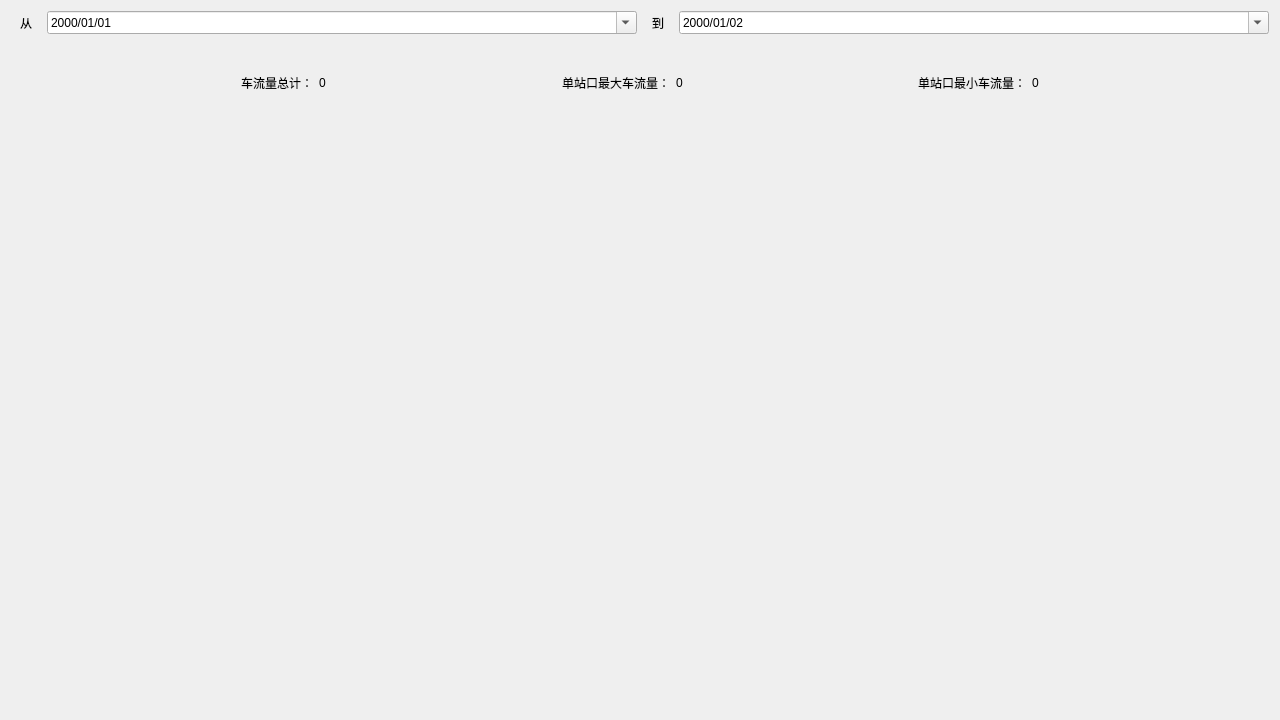
<?xml version="1.0" encoding="UTF-8"?>
<ui version="4.0">
 <class>Count_Dialog</class>
 <widget class="QDialog" name="Count_Dialog">
  <property name="geometry">
   <rect>
    <x>0</x>
    <y>0</y>
    <width>1280</width>
    <height>720</height>
   </rect>
  </property>
  <property name="minimumSize">
   <size>
    <width>1280</width>
    <height>720</height>
   </size>
  </property>
  <property name="windowTitle">
   <string>Dialog</string>
  </property>
  <layout class="QVBoxLayout" name="verticalLayout_2" stretch="1,5">
   <item>
    <layout class="QVBoxLayout" name="verticalLayout">
     <item>
      <layout class="QHBoxLayout" name="horizontalLayout">
       <item>
        <widget class="QLabel" name="label">
         <property name="maximumSize">
          <size>
           <width>30</width>
           <height>16777215</height>
          </size>
         </property>
         <property name="text">
          <string>从</string>
         </property>
         <property name="scaledContents">
          <bool>true</bool>
         </property>
         <property name="alignment">
          <set>Qt::AlignCenter</set>
         </property>
        </widget>
       </item>
       <item>
        <widget class="QDateTimeEdit" name="start_dateTimeEdit">
         <property name="displayFormat">
          <string>yyyy/MM/dd </string>
         </property>
         <property name="calendarPopup">
          <bool>true</bool>
         </property>
        </widget>
       </item>
       <item>
        <widget class="QLabel" name="label_2">
         <property name="maximumSize">
          <size>
           <width>30</width>
           <height>16777215</height>
          </size>
         </property>
         <property name="text">
          <string>到</string>
         </property>
         <property name="textFormat">
          <enum>Qt::AutoText</enum>
         </property>
         <property name="scaledContents">
          <bool>true</bool>
         </property>
         <property name="alignment">
          <set>Qt::AlignCenter</set>
         </property>
        </widget>
       </item>
       <item>
        <widget class="QDateTimeEdit" name="end_dateTimeEdit">
         <property name="date">
          <date>
           <year>2000</year>
           <month>1</month>
           <day>2</day>
          </date>
         </property>
         <property name="displayFormat">
          <string>yyyy/MM/dd</string>
         </property>
         <property name="calendarPopup">
          <bool>true</bool>
         </property>
        </widget>
       </item>
      </layout>
     </item>
     <item>
      <layout class="QHBoxLayout" name="horizontalLayout_5">
       <item>
        <spacer name="horizontalSpacer_2">
         <property name="orientation">
          <enum>Qt::Horizontal</enum>
         </property>
         <property name="sizeHint" stdset="0">
          <size>
           <width>58</width>
           <height>20</height>
          </size>
         </property>
        </spacer>
       </item>
       <item>
        <layout class="QHBoxLayout" name="horizontalLayout_2">
         <item>
          <widget class="QLabel" name="label_3">
           <property name="text">
            <string>车流量总计：</string>
           </property>
          </widget>
         </item>
         <item>
          <widget class="QLabel" name="Count_label">
           <property name="text">
            <string>0</string>
           </property>
          </widget>
         </item>
        </layout>
       </item>
       <item>
        <spacer name="horizontalSpacer_3">
         <property name="orientation">
          <enum>Qt::Horizontal</enum>
         </property>
         <property name="sizeHint" stdset="0">
          <size>
           <width>40</width>
           <height>20</height>
          </size>
         </property>
        </spacer>
       </item>
       <item>
        <layout class="QHBoxLayout" name="horizontalLayout_4">
         <item>
          <widget class="QLabel" name="label_4">
           <property name="text">
            <string>单站口最大车流量：</string>
           </property>
          </widget>
         </item>
         <item>
          <widget class="QLabel" name="max_Count_label">
           <property name="text">
            <string>0</string>
           </property>
          </widget>
         </item>
        </layout>
       </item>
       <item>
        <spacer name="horizontalSpacer">
         <property name="orientation">
          <enum>Qt::Horizontal</enum>
         </property>
         <property name="sizeHint" stdset="0">
          <size>
           <width>68</width>
           <height>20</height>
          </size>
         </property>
        </spacer>
       </item>
       <item>
        <layout class="QHBoxLayout" name="horizontalLayout_6">
         <item>
          <widget class="QLabel" name="label_5">
           <property name="text">
            <string>单站口最小车流量：</string>
           </property>
          </widget>
         </item>
         <item>
          <widget class="QLabel" name="label_6">
           <property name="text">
            <string>0</string>
           </property>
          </widget>
         </item>
        </layout>
       </item>
       <item>
        <spacer name="horizontalSpacer_4">
         <property name="orientation">
          <enum>Qt::Horizontal</enum>
         </property>
         <property name="sizeHint" stdset="0">
          <size>
           <width>40</width>
           <height>20</height>
          </size>
         </property>
        </spacer>
       </item>
      </layout>
     </item>
    </layout>
   </item>
   <item>
    <layout class="QHBoxLayout" name="horizontalLayout_3">
     <item>
      <widget class="QChartView" name="lineChart" native="true"/>
     </item>
     <item>
      <widget class="QChartView" name="barChart" native="true"/>
     </item>
    </layout>
   </item>
  </layout>
 </widget>
 <customwidgets>
  <customwidget>
   <class>QChartView</class>
   <extends>QWidget</extends>
   <header location="global">qchartview.h</header>
   <container>1</container>
  </customwidget>
 </customwidgets>
 <resources/>
 <connections/>
</ui>
